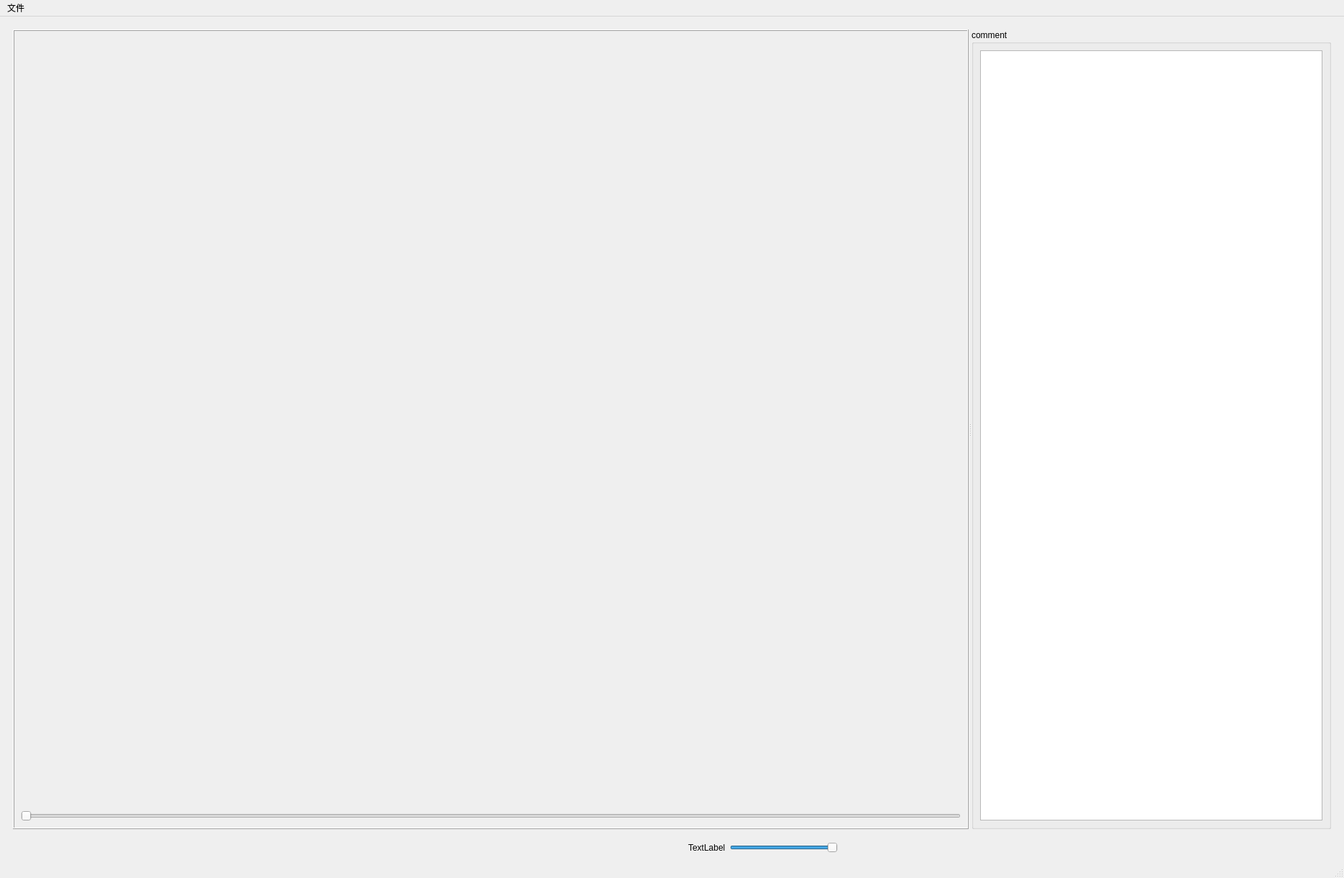
<?xml version="1.0" encoding="UTF-8"?>
<ui version="4.0">
 <class>MainWindow</class>
 <widget class="QMainWindow" name="MainWindow">
  <property name="geometry">
   <rect>
    <x>0</x>
    <y>0</y>
    <width>1869</width>
    <height>1221</height>
   </rect>
  </property>
  <property name="windowTitle">
   <string>MainWindow</string>
  </property>
  <widget class="QWidget" name="centralwidget">
   <layout class="QVBoxLayout" name="verticalLayout_3">
    <item>
     <widget class="QFrame" name="frame_2">
      <property name="sizePolicy">
       <sizepolicy hsizetype="Expanding" vsizetype="Expanding">
        <horstretch>0</horstretch>
        <verstretch>0</verstretch>
       </sizepolicy>
      </property>
      <property name="frameShape">
       <enum>QFrame::NoFrame</enum>
      </property>
      <property name="frameShadow">
       <enum>QFrame::Raised</enum>
      </property>
      <layout class="QVBoxLayout" name="verticalLayout">
       <item>
        <widget class="QSplitter" name="splitter">
         <property name="orientation">
          <enum>Qt::Horizontal</enum>
         </property>
         <widget class="QFrame" name="frame_video">
          <property name="frameShape">
           <enum>QFrame::Box</enum>
          </property>
          <property name="frameShadow">
           <enum>QFrame::Raised</enum>
          </property>
          <layout class="QVBoxLayout" name="verticalLayout_2">
           <item>
            <widget class="QLabel" name="label_video">
             <property name="sizePolicy">
              <sizepolicy hsizetype="Expanding" vsizetype="Expanding">
               <horstretch>0</horstretch>
               <verstretch>0</verstretch>
              </sizepolicy>
             </property>
             <property name="styleSheet">
              <string notr="true"/>
             </property>
             <property name="frameShape">
              <enum>QFrame::NoFrame</enum>
             </property>
             <property name="text">
              <string/>
             </property>
             <property name="scaledContents">
              <bool>true</bool>
             </property>
             <property name="wordWrap">
              <bool>false</bool>
             </property>
            </widget>
           </item>
           <item>
            <widget class="QSlider" name="horizontalSlider_progress">
             <property name="cursor">
              <cursorShape>ArrowCursor</cursorShape>
             </property>
             <property name="orientation">
              <enum>Qt::Horizontal</enum>
             </property>
             <property name="invertedAppearance">
              <bool>false</bool>
             </property>
             <property name="invertedControls">
              <bool>false</bool>
             </property>
            </widget>
           </item>
          </layout>
         </widget>
         <widget class="QGroupBox" name="groupBox">
          <property name="minimumSize">
           <size>
            <width>500</width>
            <height>0</height>
           </size>
          </property>
          <property name="maximumSize">
           <size>
            <width>500</width>
            <height>16777215</height>
           </size>
          </property>
          <property name="title">
           <string>comment</string>
          </property>
          <layout class="QGridLayout" name="gridLayout">
           <item row="0" column="0">
            <widget class="QListWidget" name="listWidget_comment">
             <property name="minimumSize">
              <size>
               <width>0</width>
               <height>0</height>
              </size>
             </property>
             <property name="maximumSize">
              <size>
               <width>16777215</width>
               <height>16777215</height>
              </size>
             </property>
            </widget>
           </item>
          </layout>
         </widget>
        </widget>
       </item>
      </layout>
     </widget>
    </item>
    <item>
     <layout class="QHBoxLayout" name="horizontalLayout">
      <item>
       <spacer name="horizontalSpacer_2">
        <property name="orientation">
         <enum>Qt::Horizontal</enum>
        </property>
        <property name="sizeHint" stdset="0">
         <size>
          <width>40</width>
          <height>20</height>
         </size>
        </property>
       </spacer>
      </item>
      <item>
       <widget class="QLabel" name="label_rest_time">
        <property name="minimumSize">
         <size>
          <width>200</width>
          <height>0</height>
         </size>
        </property>
        <property name="maximumSize">
         <size>
          <width>200</width>
          <height>16777215</height>
         </size>
        </property>
        <property name="text">
         <string/>
        </property>
       </widget>
      </item>
      <item>
       <widget class="QPushButton" name="btn_start">
        <property name="cursor">
         <cursorShape>OpenHandCursor</cursorShape>
        </property>
        <property name="mouseTracking">
         <bool>false</bool>
        </property>
        <property name="focusPolicy">
         <enum>Qt::StrongFocus</enum>
        </property>
        <property name="autoFillBackground">
         <bool>false</bool>
        </property>
        <property name="text">
         <string/>
        </property>
        <property name="iconSize">
         <size>
          <width>50</width>
          <height>50</height>
         </size>
        </property>
        <property name="checkable">
         <bool>false</bool>
        </property>
        <property name="checked">
         <bool>false</bool>
        </property>
        <property name="autoRepeat">
         <bool>false</bool>
        </property>
        <property name="autoExclusive">
         <bool>false</bool>
        </property>
        <property name="autoDefault">
         <bool>false</bool>
        </property>
        <property name="default">
         <bool>false</bool>
        </property>
        <property name="flat">
         <bool>true</bool>
        </property>
       </widget>
      </item>
      <item>
       <widget class="QLabel" name="label_volume">
        <property name="text">
         <string>TextLabel</string>
        </property>
       </widget>
      </item>
      <item>
       <widget class="QSlider" name="horizontalSlider">
        <property name="minimumSize">
         <size>
          <width>150</width>
          <height>0</height>
         </size>
        </property>
        <property name="maximumSize">
         <size>
          <width>150</width>
          <height>16777215</height>
         </size>
        </property>
        <property name="cursor">
         <cursorShape>ArrowCursor</cursorShape>
        </property>
        <property name="value">
         <number>99</number>
        </property>
        <property name="tracking">
         <bool>true</bool>
        </property>
        <property name="orientation">
         <enum>Qt::Horizontal</enum>
        </property>
        <property name="invertedAppearance">
         <bool>false</bool>
        </property>
        <property name="invertedControls">
         <bool>false</bool>
        </property>
        <property name="tickPosition">
         <enum>QSlider::NoTicks</enum>
        </property>
       </widget>
      </item>
      <item>
       <spacer name="horizontalSpacer">
        <property name="orientation">
         <enum>Qt::Horizontal</enum>
        </property>
        <property name="sizeHint" stdset="0">
         <size>
          <width>40</width>
          <height>20</height>
         </size>
        </property>
       </spacer>
      </item>
     </layout>
    </item>
   </layout>
  </widget>
  <widget class="QStatusBar" name="statusbar"/>
  <widget class="QMenuBar" name="menuBar">
   <property name="geometry">
    <rect>
     <x>0</x>
     <y>0</y>
     <width>1869</width>
     <height>30</height>
    </rect>
   </property>
   <widget class="QMenu" name="menu">
    <property name="title">
     <string>文件</string>
    </property>
    <addaction name="actionOpenFile"/>
   </widget>
   <addaction name="menu"/>
  </widget>
  <action name="actionOpenFile">
   <property name="text">
    <string>打开</string>
   </property>
  </action>
 </widget>
 <resources/>
 <connections/>
</ui>
